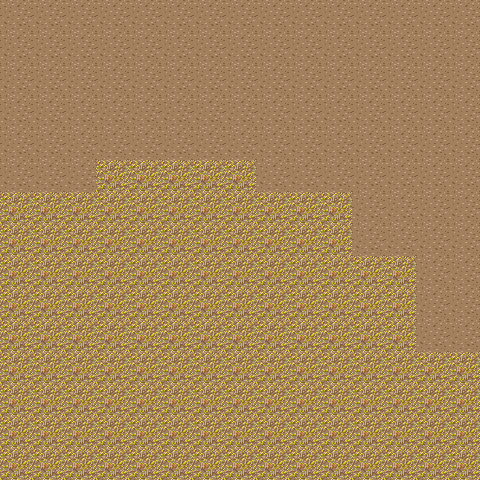

A 2D game scene composited from a Tiled map and its tileset images. What follows is a short description and the map's XML, with each tile layer's data collapsed to a summary:
An orthogonal 15x15 tile map with 32x32 px tiles, 1 tile layer (Calque de Tile 1), 2 tilesets.

<map version="1.0" orientation="orthogonal" renderorder="right-down" width="15" height="15" tilewidth="32" tileheight="32" nextobjectid="1">
 <tileset firstgid="1" name="grass_0" tilewidth="32" tileheight="32" tilecount="1" columns="1">
  <image source="tile/grass/grass_0.png" width="32" height="32" />
 </tileset>
 <tileset firstgid="2" name="highGrass" tilewidth="32" tileheight="32" tilecount="1" columns="1">
  <image source="tile/grass/highGrass.png" width="32" height="32" />
 </tileset>
 <layer name="Calque de Tile 1" width="15" height="15">
  <data>[225 cells, 225 non-empty, 2 distinct tile ids]</data>
 </layer>
</map>
